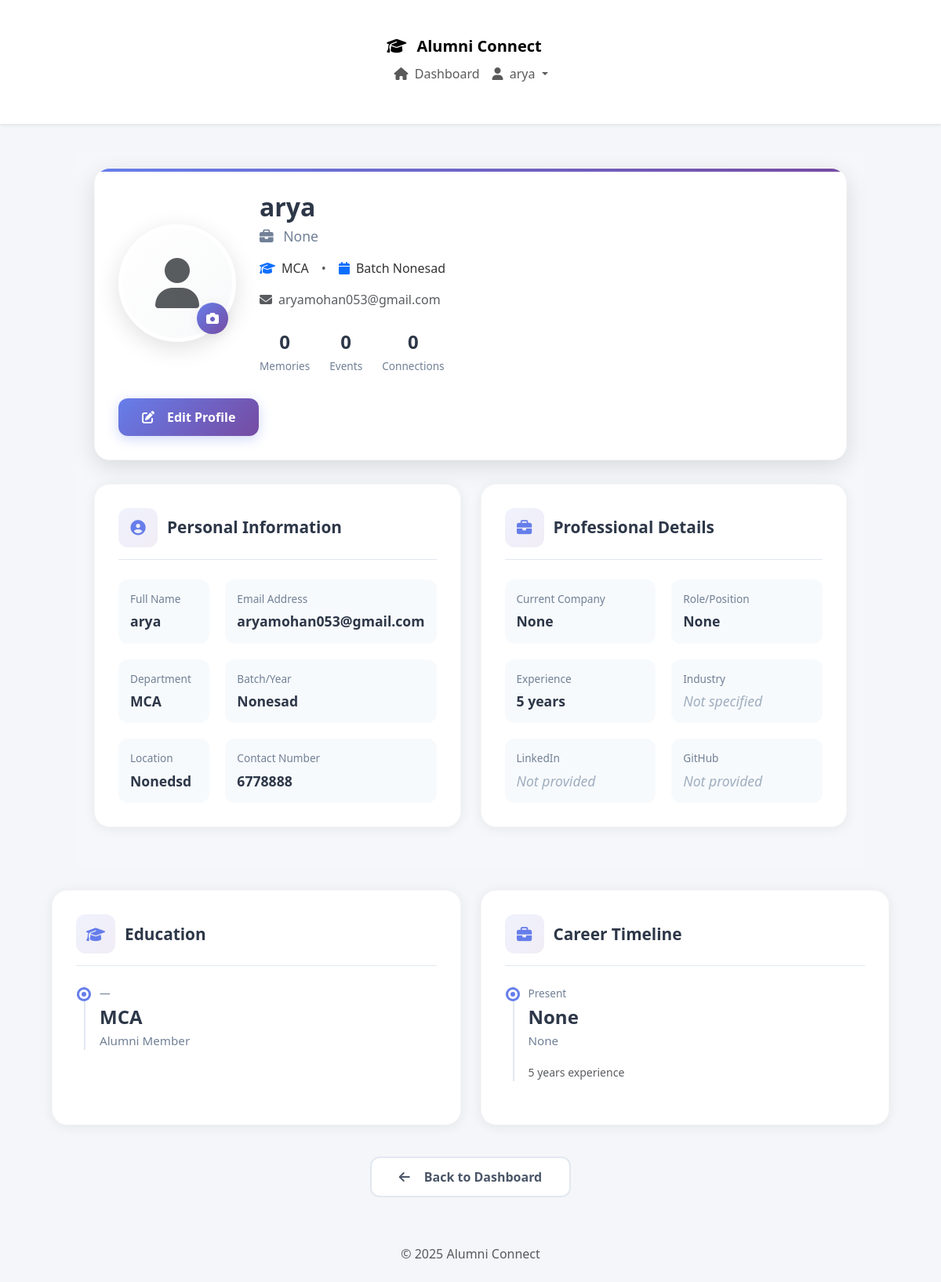
Screenshot of /profile/ (signed in) with the database file from the repository.
### pages/models.py (models this page shows, shortened)
class StudentProfile(models.Model):
    user = models.OneToOneField(User, on_delete=models.CASCADE)
    roll_number = models.CharField(max_length=50, blank=True, null=True)
    department = models.CharField(max_length=100, blank=True, null=True)
    batch = models.CharField(max_length=20, blank=True, null=True)
    year_of_passing = models.IntegerField(blank=True, null=True)
    phone = models.CharField(max_length=20, blank=True, null=True)
    current_company = models.CharField(max_length=100, blank=True, null=True)
    role = models.CharField(max_length=100, blank=True, null=True)
    experience_years = models.IntegerField(blank=True, null=True)
    profile_photo = models.ImageField(upload_to='profile_photos/', blank=True, null=True)
    location = models.CharField(max_length=200, blank=True, null=True)

### pages/views.py (the view)
# urls.py: path('profile/', views.profile_view, name='profile'),
@login_required(login_url='login')
def profile_view(request):
    user = request.user
    student_profile = StudentProfile.objects.filter(user=user).first()
    return render(request, 'profile.html', {
        'user': user,
        'student_profile': student_profile,
    })

### templates/profile.html (shortened to what this page needs)
{% extends "base.html" %}
{% load static %}
{% load humanize %}
{% block content %}
<div class="profile-container">
  <div class="profile-header-card fade-in">
    <div class="profile-header">
      <div class="profile-avatar">
        {% if student_profile and student_profile.profile_photo %}
          <img src="{{ student_profile.profile_photo.url }}" alt="Profile Picture" class="avatar-image">
        {% else %}
          <div class="avatar-image d-flex align-items-center justify-content-center bg-light">
            <i class="fas fa-user fa-4x text-muted"></i>
          </div>
        {% endif %}
        <button class="avatar-edit-btn" onclick="document.getElementById('photoUpload').click()">
          <i class="fas fa-camera"></i>
        </button>
      </div>
      <div class="profile-info">
        <h1 class="profile-name">{{ user.get_full_name|default:user.username }}</h1>
        <p class="profile-title">
          <i class="fas fa-briefcase me-2"></i>
          {% if student_profile.role %}
            {{ student_profile.role }}
          {% else %}
            Alumni Member
          {% endif %}
        </p>
        <div class="d-flex align-items-center gap-3 mb-3">
          <span class="d-flex align-items-center gap-2">
            <i class="fas fa-graduation-cap text-primary"></i>
            <span>{{ student_profile.department|default:"Alumni" }}</span>
          </span>
          <span class="text-muted">•</span>
          <span class="d-flex align-items-center gap-2">
            <i class="fas fa-calendar text-primary"></i>
            <span>
              {% if student_profile.batch %}
                Batch {{ student_profile.batch }}
              {% elif student_profile.year_of_passing %}
                {{ student_profile.year_of_passing }}
              {% else %}
                —
              {% endif %}
            </span>
          </span>
        </div>
        <p class="text-muted mb-4">
          <i class="fas fa-envelope me-2"></i>{{ user.email|default:"No email provided" }}
        </p>
        <div class="profile-stats">
          <div class="stat-item">
            <span class="stat-value">{{ memories_count|default:"0" }}</span>
            <span class="stat-label">Memories</span>
          </div>
          <div class="stat-item">
            <span class="stat-value">{{ events_attended|default:"0" }}</span>
            <span class="stat-label">Events</span>
          </div>
          <div class="stat-item">
            <span class="stat-value">{{ connections|default:"0" }}</span>
            <span class="stat-label">Connections</span>
          </div>
        </div>
      </div>
    </div>
    <div class="profile-actions">
      <a href="{% url 'pages:profile_edit' %}" class="btn btn-edit">
        <i class="fas fa-edit me-2"></i>Edit Profile
      </a>
    </div>
  </div>
  <div class="profile-sections">
    <div class="profile-section fade-in">
      <div class="section-header">
        <div class="section-icon">
          <i class="fas fa-user-circle"></i>
        </div>
        <h3 class="section-title">Personal Information</h3>
      </div>
      <div class="info-grid">
        <div class="info-item">
          <div class="info-label">Full Name</div>
          <div class="info-value">{{ user.get_full_name|default:"—" }}</div>
        </div>
        <div class="info-item">
          <div class="info-label">Email Address</div>
          <div class="info-value">{{ user.email|default:"—" }}</div>
        </div>
        <div class="info-item">
          <div class="info-label">Department</div>
          <div class="info-value">{{ student_profile.department|default:"—" }}</div>
        </div>
        <div class="info-item">
          <div class="info-label">Batch/Year</div>
          <div class="info-value">
            {% if student_profile.batch %}
              {{ student_profile.batch }}
            {% elif student_profile.year_of_passing %}
              {{ student_profile.year_of_passing }}
            {% else %}
              —
            {% endif %}
          </div>
        </div>
        <div class="info-item">
          <div class="info-label">Location</div>
          <div class="info-value">{{ student_profile.location|default:"—" }}</div>
        </div>
        <div class="info-item">
          <div class="info-label">Contact Number</div>
          <div class="info-value">{{ student_profile.phone|default:"—" }}</div>
        </div>
      </div>
    </div>
    <div class="profile-section fade-in">
      <div class="section-header">
        <div class="section-icon">
          <i class="fas fa-briefcase"></i>
        </div>
        <h3 class="section-title">Professional Details</h3>
      </div>
      <div class="info-grid">
        <div class="info-item">
          <div class="info-label">Current Company</div>
          <div class="info-value {% if not student_profile.current_company %}empty{% endif %}">
            {{ student_profile.current_company|default:"Not specified" }}
          </div>
        </div>
        <div class="info-item">
          <div class="info-label">Role/Position</div>
          <div class="info-value {% if not student_profile.role %}empty{% endif %}">
            {{ student_profile.role|default:"Not specified" }}
          </div>
        </div>
        <div class="info-item">
          <div class="info-label">Experience</div>
          <div class="info-value">
            {% if student_profile.experience_years %}
              {{ student_profile.experience_years }} year{{ student_profile.experience_years|pluralize }}
            {% else %}
              —
            {% endif %}
          </div>
        </div>
        <div class="info-item">
          <div class="info-label">Industry</div>
          <div class="info-value {% if not student_profile.industry %}empty{% endif %}">
            {{ student_profile.industry|default:"Not specified" }}
          </div>
        </div>
        <div class="info-item">
          <div class="info-label">LinkedIn</div>
          <div class="info-value {% if not student_profile.linkedin %}empty{% endif %}">
            {% if student_profile.linkedin %}
              <a href="{{ student_profile.linkedin }}" target="_blank" class="text-primary">View Profile</a>
            {% else %}
              Not provided
            {% endif %}
          </div>
        </div>
        <div class="info-item">
          <div class="info-label">GitHub</div>
          <div class="info-value {% if not student_profile.github %}empty{% endif %}">
            {% if student_profile.github %}
              <a href="{{ student_profile.github }}" target="_blank" class="text-primary">View Profile</a>
            {% else %}
              Not provided
            {% endif %}
          </div>
        </div>
      </div>
    </div>
  </div>
  </div>
  <div class="profile-sections">
    <div class="profile-section fade-in">
      <div class="section-header">
        <div class="section-icon">
          <i class="fas fa-graduation-cap"></i>
        </div>
        <h3 class="section-title">Education</h3>
      </div>
      <div class="timeline">
        <div class="timeline-item">
          <div class="timeline-date">{% if student_profile.year_of_passing %}{{ student_profile.year_of_passing }}{% else %}—{% endif %}</div>
          <h4 class="timeline-title">{{ student_profile.department|default:"Alumni Program" }}</h4>
          <p class="timeline-description">
            {% if student_profile.degree %}{{ student_profile.degree }}{% else %}Alumni Member{% endif %}
          </p>
        </div>
      </div>
    </div>
    <div class="profile-section fade-in">
      <div class="section-header">
        <div class="section-icon">
          <i class="fas fa-briefcase"></i>
        </div>
        <h3 class="section-title">Career Timeline</h3>
      </div>
      <div class="timeline">
        {% if student_profile.current_company %}
        <div class="timeline-item">
          <div class="timeline-date">Present</div>
          <h4 class="timeline-title">{{ student_profile.role|default:"Professional" }}</h4>
          <p class="timeline-description">{{ student_profile.current_company }}</p>
          {% if student_profile.experience_years %}
            <small class="text-muted">{{ student_profile.experience_years }} year{{ student_profile.experience_years|pluralize }} experience</small>
          {% endif %}
        </div>
        {% endif %}
      </div>
    </div>
  </div>
  <div class="back-container fade-in">
    <a href="{% url 'pages:dashboard' %}" class="btn btn-back">
      <i class="fas fa-arrow-left me-2"></i>Back to Dashboard
    </a>
  </div>
{% endblock %}

### templates/base.html (shortened to what this page needs)
<!DOCTYPE html>
<html lang="en">
<head>
  {% load static %}
  {% load humanize %}
  <link href="https://cdn.jsdelivr.net/npm/bootstrap@5.3.0/dist/css/bootstrap.min.css" rel="stylesheet">
  <link rel="stylesheet" href="https://cdnjs.cloudflare.com/ajax/libs/font-awesome/6.4.0/css/all.min.css">
</head>
<body>
  <nav class="navbar navbar-expand-lg bg-white shadow-sm">
    <div class="container-main">
      <a class="navbar-brand" href="{% url 'pages:student_home' %}">
        <i class="fas fa-graduation-cap me-2"></i> Alumni Connect
      </a>
      <div class="collapse navbar-collapse ms-auto" id="navMenu">
        <ul class="navbar-nav ms-auto">
          {% if user.is_authenticated %}
<li class="nav-item">
  <a class="nav-link" href="{% url 'pages:student_home' %}">
    <i class="fa-solid fa-house me-1"></i> Dashboard
  </a>
</li>
<li class="nav-item dropdown">
  <a class="nav-link dropdown-toggle" href="#" role="button" data-bs-toggle="dropdown">
    <i class="fa-solid fa-user me-1"></i>
    {{ user.get_short_name|default:user.username }}
  </a>
</li>
          {% else %}
            <li class="nav-item">
              <a class="btn btn-primary btn-sm" href="{% url 'login' %}">Login</a>
            </li>
          {% endif %}
        </ul>
      </div>
    </div>
  </nav>
  <main class="container-main">
    {% block content %}{% endblock %}
  </main>
  <footer class="text-center text-muted py-4">
    &copy; {% now "Y" %} Alumni Connect
  </footer>
</body>
</html>

### templates/base.html (style rules this page uses)
body { font-family: "Segoe UI", Tahoma, Verdana, sans-serif; background:#f5f6fa; color:#333; }
.container-main { max-width:1100px; margin:36px auto; padding:0 16px; }
.navbar-brand { font-weight:600; }

### rows the page displays
StudentProfile: role "None", department "MCA", batch "Nonesad", location "Nonedsd", phone "6778888", current_company "None", experience_years "5"

### other values shown
{{ user.get_short_name|default:user.username }} "arya"
{{ user.get_full_name|default:user.username }} "arya"
{{ user.email|default:"No email provided" }} "aryamohan053@gmail.com"
{{ memories_count|default:"0" }} "0"
{{ events_attended|default:"0" }} "0"
{{ connections|default:"0" }} "0"
{{ user.get_full_name|default:"—" }} "arya"
{{ user.email|default:"—" }} "aryamohan053@gmail.com"
{{ student_profile.industry|default:"Not specified" }} "Not specified"
